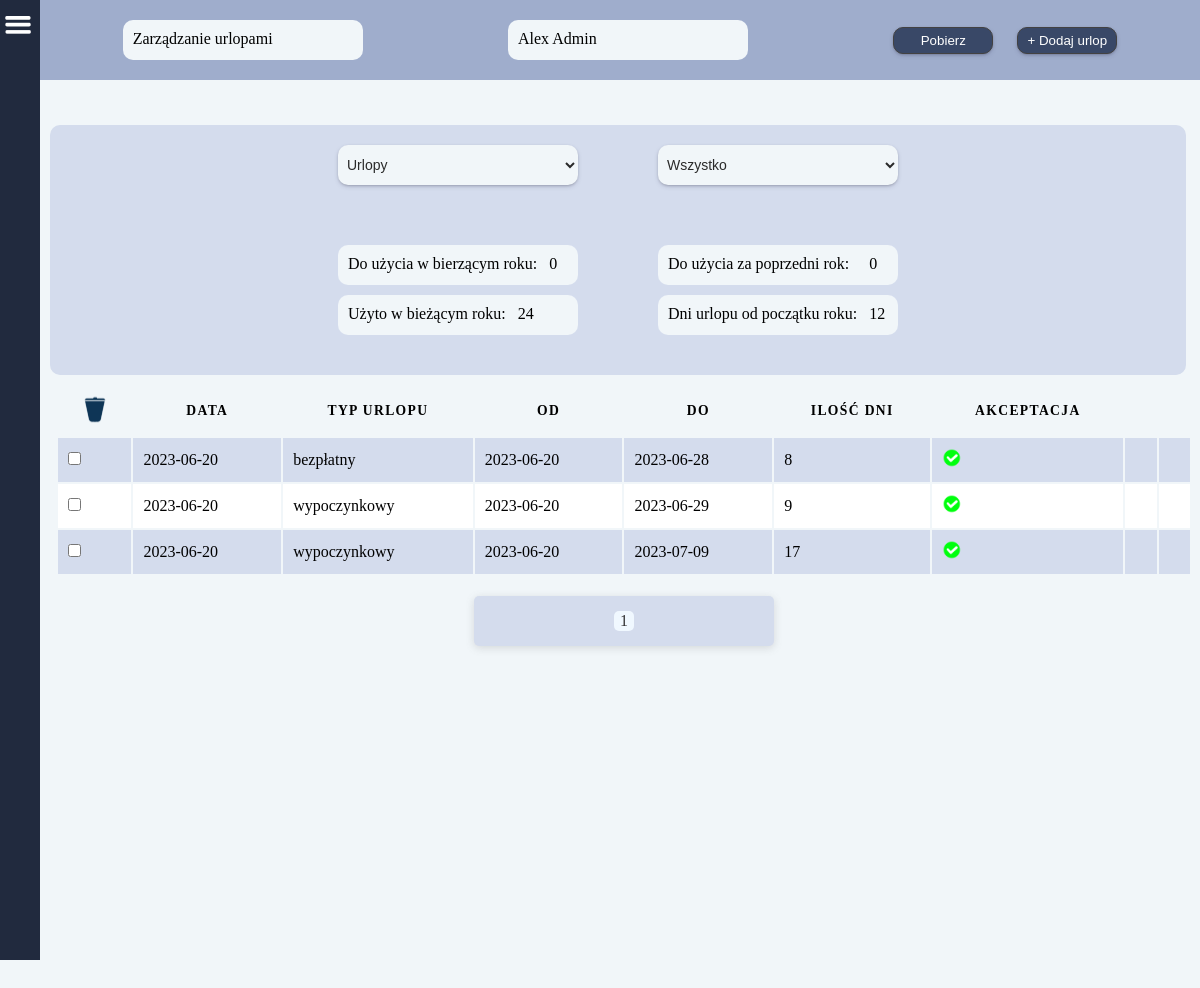
Page /vacations/1/ (signed in) on the earlier database version.
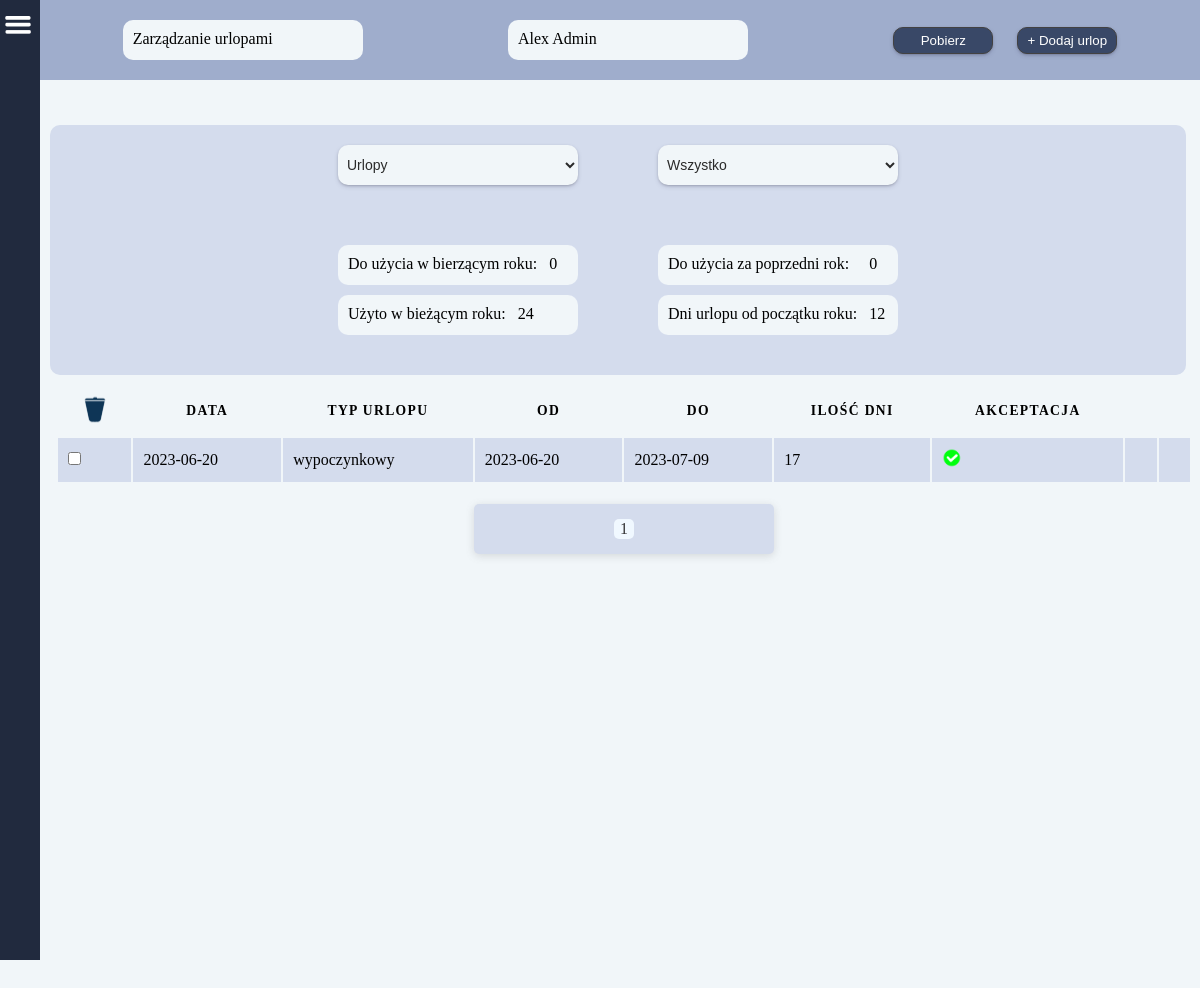
Same page on the later database version.
### users/models.py (models this page shows, shortened)
class CustomUser(AbstractBaseUser, PermissionsMixin):
    username = models.CharField(
        _('Użytkownik'),
        null=True,
        max_length= 255,
        )
    email = models.EmailField(_("email"), unique=True)
    fp_token = models.CharField(
        null=True,
        max_length=192,
        unique=True,
    )
    birthday = models.CharField(
        _('Data urodzenia'),
        null=True,
        max_length= 55,
        )
    birthplace = models.CharField(
        _('Miejsce urodzenia'),
        null=True,
        max_length= 255,
        )
    workplace = models.CharField(
        _('Miejsce pracy'),
        null=True,
        max_length= 255,
        )
    religion = models.CharField(
        _('Religia'),
        null=True,
        max_length= 255,
        )
    insurance_number = models.CharField(
        _('Numer ubezpieczenia'),
        null=True,
        max_length= 255,
        )
    tax_number = models.CharField(
        _('Numer podatkowy'),
        null=True,
        max_length= 255,
        )
    adress_pl = models.CharField(
        _('Adres w Polsce'),
        null=True,
        max_length= 255,
        )
    adress_de = models.CharField(
        _('Adres w Niemczech'),
        null=True,
        max_length= 255,
        )
    profession = models.CharField(
        _('Zawód'),
        null=True,
        max_length= 255,
        )
    position = models.CharField(
        _('Stanowisko (pracuje w)'),
        null=True,
        max_length= 255,
        )
    internal_tax_number = models.CharField(
        _('Wewnętrzny numer podatkowy'),
        null=True,
        max_length= 255,
        )
    nfz_name = models.CharField(
        _('NFZ - nazwa'),
        null=True,
        max_length= 255,
        )
    nfz_adress = models.CharField(
        _('NFZ - adres'),
        null=True,
        max_length= 255,
        )
    phone_number = models.CharField(
        _('Telefon'),
        null=True,
        max_length= 255,
        )
    bank = models.CharField(
        _('Nazwa banku'),
        null=True,
        max_length= 255,
        )
    bic_swift = models.CharField(
        _('BIC/SWIFT'),
        null=True,
        max_length= 255,
        )
    bank_account = models.CharField(
        _('Konto i właściciel'),
        null=True,
        max_length= 255,
        )
    health_insurance_de = models.CharField(
        _('Ubezpieczenie w Niemczech'),
        null=True,
        max_length= 255,
        )
    health_insurance_de_number = models.CharField(
        _('KK VersNr'),
        null=True,
        max_length= 255,
        )
    shoe_size = models.CharField(
        _('Rozmiar buta'),
        null=True,
        max_length= 255,
        )
    growth = models.CharField(
        _('Wzrost'),
        null=True,
        max_length= 255,
        )
    work_clothes = models.CharField(
        _('Ubranie robocze'),
        null=True,
        max_length= 255,
        )
    rights = models.CharField(
        _('Uprawnienia'),
        null=True,
        max_length= 255,
        )
    payment = models.FloatField(
        _('Stawka za godzinę'),
        default=0
    )
    vacations_days_quantity = models.IntegerField(
        _('Ilość przysługujących dni urlopu'),
        null=True,
    )
    vacations_days_quantity_de = models.IntegerField(
        _('Ilość przysługujących dni urlopu'),
        null=True,
    )
    vacacions_on_demand = models.IntegerField(
        _('Ilość dni urlopu na żądanie'),
        default=4,
    )
    cares_vacations = models.IntegerField(
        _('Ilość dni urlopu opiekuńczego'),
        default=5,
    )
    force_majeure_vacations = models.IntegerField(
        _('Ilość godzin urlopu z powodu siły wyższej'),
        default=16,
    )
    compassionate_vacations = models.IntegerField(
        _('Ilość dni urlopu okolicznościowego'),
        default=2,
    )
    last_year_vacations_days_quantity = models.IntegerField(
        _('Ilość przysługujących dni urlopu za zeszły rok'),
        null=True,
    )
    last_year_vacations_days_quantity_de = models.IntegerField(
        _('Ilość przysługujących dni urlopu za zeszły rok'),
        null=True,
    )
    days_to_use_in_current_year = models.IntegerField(
        _('Do użycia w bieżącym roku'),
        null=True,
    )
    days_to_use_in_current_year_de = models.IntegerField(
        _('Do użycia w bieżącym roku'),
        null=True,
    )
    is_staff = models.BooleanField(default=False)
    is_active = models.BooleanField(default=True)
    date_joined = models.DateTimeField(
        _('Data rejestracji'),
        default=timezone.now,
        )
    USERNAME_FIELD = "email"
    REQUIRED_FIELDS = []
    objects = CustomUserManager()

### main/models.py (models this page shows, shortened)
class Vacations(models.Model):
    user = models.ForeignKey(
        CustomUser,
        on_delete=models.CASCADE,
        related_name='user'
        )
    year = models.CharField(
        default='0000',
        max_length=4,
        verbose_name='Rok',
    )
    date = models.CharField(
        default='00-00-0000',
        max_length=10,
        verbose_name='Data',
    )
    v_from = models.CharField(
        default='00-00-0000',
        max_length=10,
        verbose_name='Od',
    )
    v_to = models.CharField(
        default='00-00-0000',
        max_length=10,
        verbose_name='Do',
    )
    type = models.CharField(
        null=True,
        max_length=50,
        verbose_name='Typ urlopu',
    )
    actually_days_to_use = models.IntegerField(
        default=0,
        verbose_name='Faktyczny urlop według przepracowanych dni',
    )
    days_used_in_current_year = models.IntegerField(
        default=0,
        verbose_name='Użyto w bieżącym roku',
    )
    days_to_use_in_last_year = models.IntegerField(
        default=0,
        verbose_name='Do użycia w poprzednim roku',
    )
    days_used_in_last_year = models.IntegerField(
        default=0,
        verbose_name='Użyto w poprzednim roku',
    )
    days_planned = models.IntegerField(
        null=True,
        verbose_name='Zaplanowany urlop',
    )
    consideration = models.BooleanField(
        default=False,
        verbose_name='Rozpatrywanie',
    )
    accepted = models.BooleanField(
        default=False,
        verbose_name='Akceptacja',
    )

### main/views.py (the view, shortened to what this page needs)
# urls.py: path('vacations/<pk>/', vacations, name='vacations'),
def vacations(request, pk):
    user = get_object_or_404(CustomUser, id=pk)
    users = CustomUser.objects.all().values('username')
    username_list = [user['username'] for user in users]
    vacations = Vacations.objects.filter(user__id=user.id).order_by('-id')
    years_list = [vacation.v_from[:4] for vacation in vacations]
    paginator = Paginator(vacations, 10)
    page_number = request.GET.get('page')
    page_obj = paginator.get_page(page_number)
    today = date.today()
    start_of_year = date(today.year, 1, 1)
    days_since_start = (today - start_of_year).days
    current_month = datetime.now().month
    days_to_use = user.vacations_days_quantity_de / 12 * current_month
    vacations.actually_days_to_use = round(days_to_use)
    today = date.today()
    first_day_of_the_year = date(today.year, 1, 1)
    if today == first_day_of_the_year:
        user.last_year_vacations_days_quantity_de = user.days_to_use_in_current_year_de
        user.days_to_use_in_current_year_de = user.vacations_days_quantity_de
        user.save()
    context = {
        'vacations': vacations,
        'user': user,
        'users': username_list,
        'actually_days_to_use': vacations.actually_days_to_use,
        'years_list': set(years_list),
        'days_used_in_current_year': user.vacations_days_quantity_de - user.days_to_use_in_current_year_de,
        'last_year_vacations_used_days_quantity': user.vacations_days_quantity_de - user.last_year_vacations_days_quantity_de,
        'page_obj': page_obj,
    }
    return render(request, 'vacations.html', context)

### main/templates/vacations.html (shortened to what this page needs)
{% extends 'base.html' %}
{% load static %}
    {% block content %}
    <div class="page-container">
            <div class="vacations_filter_cont">
                <p>Zarządzanie urlopami</p>
                <p>{{ user.username }}</p>
                <div>
                    <button class="btn download"><a href="{% url 'toExcel' %}">Pobierz</a></button>
                    <button class="btn"><a class="btn-title" href="{% url 'addVacation' %}">+ Dodaj urlop</a></button>
                </div>
            </div>
            <div class="vacations_grafic_container">
                <div class="vacations_mini_cont">
                    {% if request.user.is_superuser %}
                        <form method="POST" id="users">
                            <select name="user" class="vacations_input" onchange="submitFormUsers()">
                                <option value="">Urlopy</option>
                            </select>
                        </form>
                    {% else %}
                        <p>{{ user.username }}</p>
                    {% endif %}
                    <form method="POST" id="years">
                        <select name="year" class="vacations_input" onchange="submitFormYears()">
                            <option value="">Wszystko</option>
                        </select>
                    </form>
                </div>
                <div class="vacations_mini_cont">
                    <div>
                        <p>Do użycia w bierzącym roku: &nbsp; {{ user.days_to_use_in_current_year_de }}</p>
                        <p>Użyto w bieżącym roku: &nbsp; {{ days_used_in_current_year }}</p>
                    </div>
                    <div>
                        <p>Do użycia za poprzedni rok: &nbsp; &nbsp; {{ request.user.last_year_vacations_days_quantity_de }}</p>
                        <p>Dni urlopu od początku roku: &nbsp; {{ actually_days_to_use }}</p>
                    </div>
                </div>
            </div>
        <div class="container">
            <table id="table">
                <form method="POST">
                <thead>
                    <tr>
                        <th>
                            <input type="image" src="{% static 'images/delete_icon.png' %}" width="30" height="30">
                        </th>
                        <th>Data</th>
                        <th>Typ urlopu</th>
                        <th>Od</th>
                        <th>Do</th>
                        <th>Ilość dni</th>
                        <th>Akceptacja</th>
                        <th></th>
                        <th></th>
                    </tr>
                </thead>
                {% for v in page_obj %}
                    <tr>
                        <td>
                            <input type="checkbox" name="marked" value="{{ v.id }}">
                        </td>
                        <td data-label="Data">{{ v.date }}</td>
                        <td data-label="Typ urlopu">{{ v.type }}</td>
                        <td data-label="Od">{{ v.v_from }}</td>
                        <td data-label="Do">{{ v.v_to }}</td>
                        <td data-label="Ilość dni">{{ v.days_planned }}</td>
                        {% if  v.accepted is True %}
                            <td data-label="Akceptacja">
                                <img src="{% static 'images/accept.png' %}" width="20" height="20">
                            </td>
                            <td></td>
                            <td></td>
                        {% elif v.accepted is False %}
                            <td data-label="Akceptacja">
                                <img src="{% static 'images/close.png' %}" width="20" height="20">
                            </td>
                            <td></td>
                            <td></td>
                        {% endif %}
                    </tr>
                {% endfor %}
            </form>
            </table>
            <div class="pagination">
                <span class="step-links">
                    <span class="current-page"><p>{{ page_obj.number }}</p></span>
                </span>
            </div>
        </div>
    </div>
    {% endblock %}

### templates/base.html (shortened to what this page needs)
{% load static %}
<!DOCTYPE html>
<html lang="en">
<head>
    <link rel="stylesheet" href="{% static 'css/base.css' %}">
    <link rel="stylesheet" href="{% static 'css/login.css' %}">
    <link rel="stylesheet" href="{% static 'css/user_work.css' %}">
    <link rel="stylesheet" href="{% static 'css/create_work_object.css' %}">
    <link rel="stylesheet" href="{% static 'css/work_object.css' %}">
    <link rel="stylesheet" href="{% static 'css/vacations.css' %}">
    <link rel="stylesheet" href="{% static 'css/add_vacation.css' %}">
    <link rel="stylesheet" href="{% static 'css/templatetags.css' %}">
    <link rel="stylesheet" href="{% static 'css/pagination.css' %}">
</head>
<body>
    <div class="base">
        {% include 'header.html' %}
        {% block content %}{% endblock %}
    </div>
</body>
</html>

### templates/header.html (shortened to what this page needs)
{% load static %}
{% load vacation_requests %}
{% load messages %}
<!DOCTYPE html>
<html lang="en">
<head>
</head>
<body>
    <div id="header-container">
        <img
            src="{% static 'images/menu.png' %}"
            id="toggle_menu"
            width="30" height="30"
            onclick="toggleMenu()"
        >
        <div class="block"><a href="">Logo</a></div>
        {% if request.user.is_authenticated %}
            <div class="block"><a>Witaj, {{ request.user.username }}</a></div>
        {% endif %}
        <div class="block">
            <ul class="navbar">
                <li class="nav-el"><a href="{% url 'user' request.user.pk %}">PROFIL</a></li>
                <li class="nav-el"><a href="{% url 'home' %}">HOME</a></li>
                <li class="nav-el">
                </li>
                <li class="nav-el"><a href="{% url 'all_users' %}">PRACOWNICY</a></li>
                {% if request.user.is_superuser %}
                    <li class="dropdown nav-el">
                    </li>
                {% else %}
                    <li class="nav-el"><a href="{% url 'vacations' request.user.pk %}">URLOPY</a></li>
                {% endif %}
                <li class="nav-el" id="raports"><a href="{% url 'raports' %}">RAPORTY</a></li>
            </ul>
        </div>
        <div class="block">
        </div>
    </div>
</body>
</html>

Differences in the rows shown:
removed Vacations: date "2023-06-20", type "bezpłatny", v_from "2023-06-20", v_to "2023-06-28", days_planned "8", accepted True (drawn)
removed Vacations: date "2023-06-20", type "wypoczynkowy", v_from "2023-06-20", v_to "2023-06-29", days_planned "9", accepted True (drawn)
